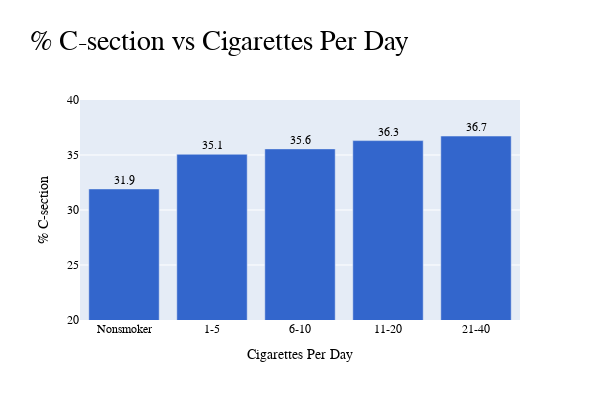

The notebook cell saved with this chart:
### Markdown cell above
# Plots on Cigarettes smoked per day

### Code cell
import pandas as pd
import plotly.express as px

CSections_vs_CiarettesSmokedPerDay = {
    "Nonsmoker": 31.914,
    "1-5": 35.067,
    "6-10": 35.555,
    "11-20": 36.307,
    "21-40": 36.723
}
dict_name = CSections_vs_CiarettesSmokedPerDay
x_value = 'Cigarettes Per Day'
y_value = '% C-section'
TITLE_name = y_value  + " vs " + x_value

# Convert dictionary to Pandas DataFrame
df = pd.DataFrame.from_dict(dict_name, orient='index', columns=[y_value])

# Reset the index to create a 'Age' column
df = df.reset_index().rename(columns={'index': x_value})

HEIGHT=400
WIDTH=600
range_start = 20
range_end = 40
# Create a bar graph using function plot_bar_graph that internally calls plotly
fig = plot_bar_graph(x_value, y_value, TITLE_name, df, HEIGHT, WIDTH, range_start, range_end)

fig.show()

### Figure 1 — Plotly figure (JSON) as saved in the notebook; plotly's stock layout.template omitted (floating-point values rounded to 4 significant figures)
{"data": [{"alignmentgroup": "True", "cliponaxis": false, "hovertemplate": "Cigarettes Per Day=%{x}<br>% C-section=%{y}<extra></extra>", "legendgroup": "", "marker": {"color": "#3366CC", "pattern": {"shape": ""}}, "name": "", "offsetgroup": "", "orientation": "v", "showlegend": false, "textangle": 0, "textfont": {"size": 12}, "textposition": "outside", "texttemplate": "%{y:.3s}", "type": "bar", "x": ["Nonsmoker", "1-5", "6-10", "11-20", "21-40"], "xaxis": "x", "y": [31.91, 35.07, 35.55, 36.31, 36.72], "yaxis": "y"}], "layout": {"barmode": "relative", "font": {"color": "black", "family": "Verdana"}, "height": 400, "legend": {"title": {"font": {"color": "black"}}, "tracegroupgap": 0}, "title": {"font": {"color": "black", "family": "Verdana", "size": 28}, "text": "% C-section vs Cigarettes Per Day"}, "width": 600, "xaxis": {"anchor": "y", "domain": [0, 1], "title": {"text": "Cigarettes Per Day"}}, "yaxis": {"anchor": "x", "domain": [0, 1], "range": [20, 40], "title": {"text": "% C-section"}}}}
